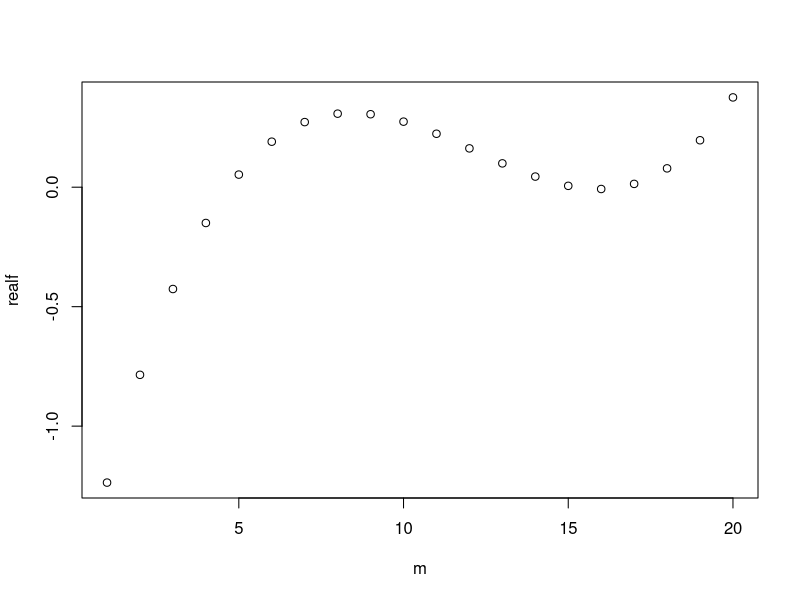
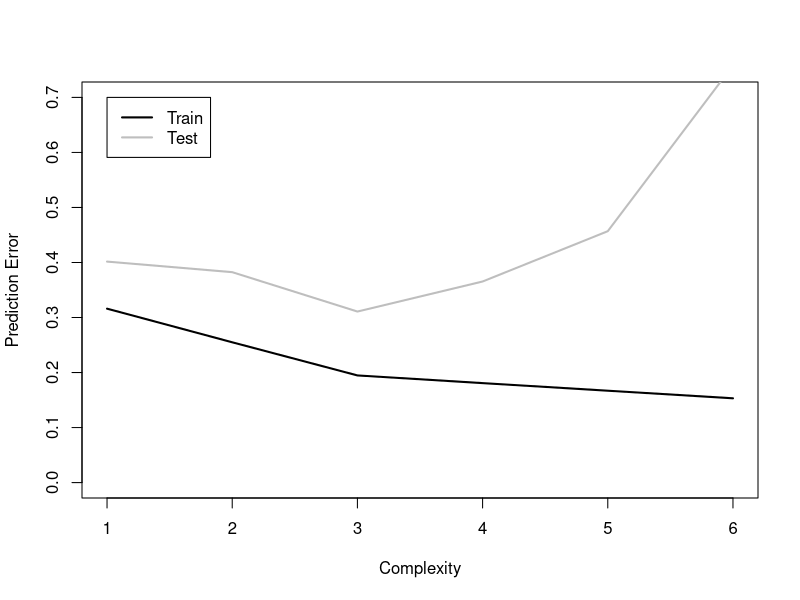

R code for these plots, in order:
n <- 20
n_transfer <- 2
nReps <- 1000
maxOrder <- 6

trainErr <- rep(0, maxOrder)
testErr <- rep(0, maxOrder)

m <- 1:n

tcoef <- c(1,-1,1)
kk <- poly(m,length(tcoef))
realf <- t(kk%*%tcoef)

plot(m, realf)

for (rep in 1:nReps){
  #tcoef <- c(-1,-1,1)
  dat <- realf + rnorm(n, sd=0.5)
  m_t <- sample.int(n, size=n_transfer)
  m <- setdiff(1:n,m_t)
  for (modOrder in 1:maxOrder){
    tTrain <- 0
    tTest <- 0
    lm_t <- lm(dat[m] ~ poly(m,modOrder))
    tTrain <- tTrain + mean(lm_t$residuals^2)
    tTest <- tTest + mean((predict(lm_t, data.frame(m=m_t))-dat[m_t])^2)
    trainErr[modOrder] <- trainErr[modOrder] + tTrain
    testErr[modOrder] <- testErr[modOrder] + tTest
  }
}

kk <- cbind(trainErr,testErr)/nReps

#pdf(file="outOfSet.pdf",width=4,height=5)
matplot(kk, type="l",lty=1,
        ylim=c(0,0.7),
        lwd=2,col=c("black","grey"),
        xlab="Complexity",ylab="Prediction Error")
legend(1,0.7,c("Train","Test"),lwd=2,lty=1,col=c("black","grey"))
#dev.off()
